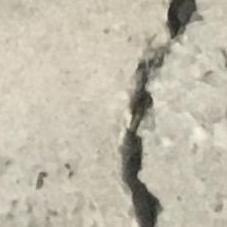
%> input picture 00406.jpg, 227 x 227 px
$ octave --eval "result = crackAnalysis(imread('00406.jpg'));"   (GNU Octave 9; MATLAB toolbox functions it lacks are replaced by stand-ins)
%> lines starting %> are read from the running program, lines starting %| are printed output that depends on the picture; in (x1, y1, x2, y2) boxes, pixels count from 0 and x2, y2 are one past the last pixel; in counts of white or black regions, pixels touching at a corner belong together; the program's own positions count from 1
function results = crackAnalysis(img)
%crackAnalysis segments and analyzes an image from the concrete crack dataset.
%
%  results = crackAnalysis(img) preprocesses, segments, and analyzes image img.
%  results, is returned as a structure array with 4 fields:
%  BW, the final black and white mask.
%  NumRegions, the number of individual regions in the mask.
%  Area, the total area in number of pixels of all regions.
%  MaxWidth, the maximum width in number of pixels of all regions.
%----------------------------------------------------

%Preprocessing
%  Convert the input image to grayscale and apply a Gaussian filter to
%  smooth rough concrete textures.
gs = im2gray(img);
gsf = imgaussfilt(gs,1);
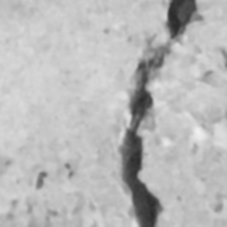
%> gsf: size 227x227 uint8; min 42, max 241, mean 186.1

%Segmentation
%  Apply multi-level thresholding to distinguish dark cracks from
%  textured concrete. Then morphologically close the mask,
%  and finally filter out all regions below a cutoff size.
thresh = multithresh(gsf,2);
%> thresh = [114 175]
levels = imquantize(gsf,thresh);
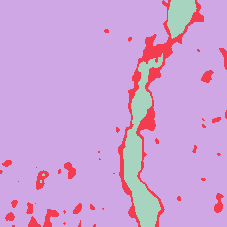
%> levels: size 227x227 double; 3 distinct labels, from 1 to 3; one colour per label, 0 black
bw = levels>1;
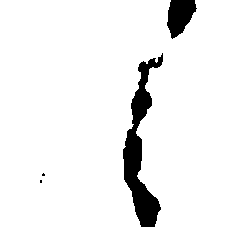
%> bw: size 227x227 logical; 93.4% white; 4 black regions (2 under 20 px), largest, box (x1, y1, x2, y2) and area: (123, 53, 163, 227) 2631, (167, 0, 197, 39) 775
bw = ~bw;
bw = imclose(bw,strel("disk",4,0));
%> bw: size 227x227 logical; 6.7% white; 4 white regions (2 under 20 px), largest, box (x1, y1, x2, y2) and area: (123, 53, 163, 227) 2670, (167, 0, 197, 39) 776
bw = bwpropfilt(bw,"Area",[50,inf]);

%Region Analysis
%  Calculate the area of all regions in the mask, then
%  compute the distance from each foreground "crack" pixels to the
%  nearest background pixel.
rp = regionprops("table",bw,"Area");
%> rp = 2 regions; Area: 2670, 776
distToEdge = bwdist(~bw);
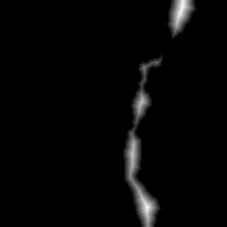
%> distToEdge: size 227x227 single; min 0, max 13, mean 0.3; drawn with min black and max white
maxWidth = 2 * max(distToEdge,[],"all");
%> maxWidth = 26

%Results
%  Append the results to the returned structure array variable.
results.BW = bw;
results.NumRegions = height(rp);
%> results.NumRegions = 2
results.Area = sum(rp.Area);
%> results.Area = 3446
results.MaxWidth = maxWidth;
%> results.MaxWidth = 26
%> `result = crackAnalysis(imread('00406.jpg'));`: result = 1 region; NumRegions, Area and MaxWidth: 2 3446 26

end
